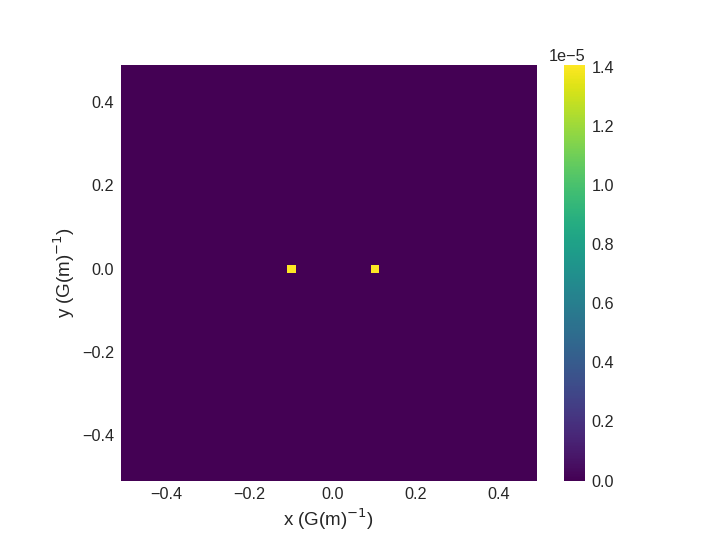

Generate this figure with Python:
# 1. Visualising the scattering with ``matplotlib``.

import discretisedfield as df
import numpy as np
import mag2exp
mesh = df.Mesh(p1=(0, 0, 0), p2=(50e-9, 50e-9, 1e-9),
               cell=(1e-9, 1e-9, 1e-9))
def value_fun(point):
    x, y, z = point
    qx = 10e-9
    return (np.sin(2 * np.pi * x/ qx),
            0,
            np.cos(2 * np.pi * x/ qx))
field = df.Field(mesh, dim=3, value=value_fun, norm=0.3e6)
xrs = mag2exp.x_ray.saxs(field)
xrs.mpl.scalar()
